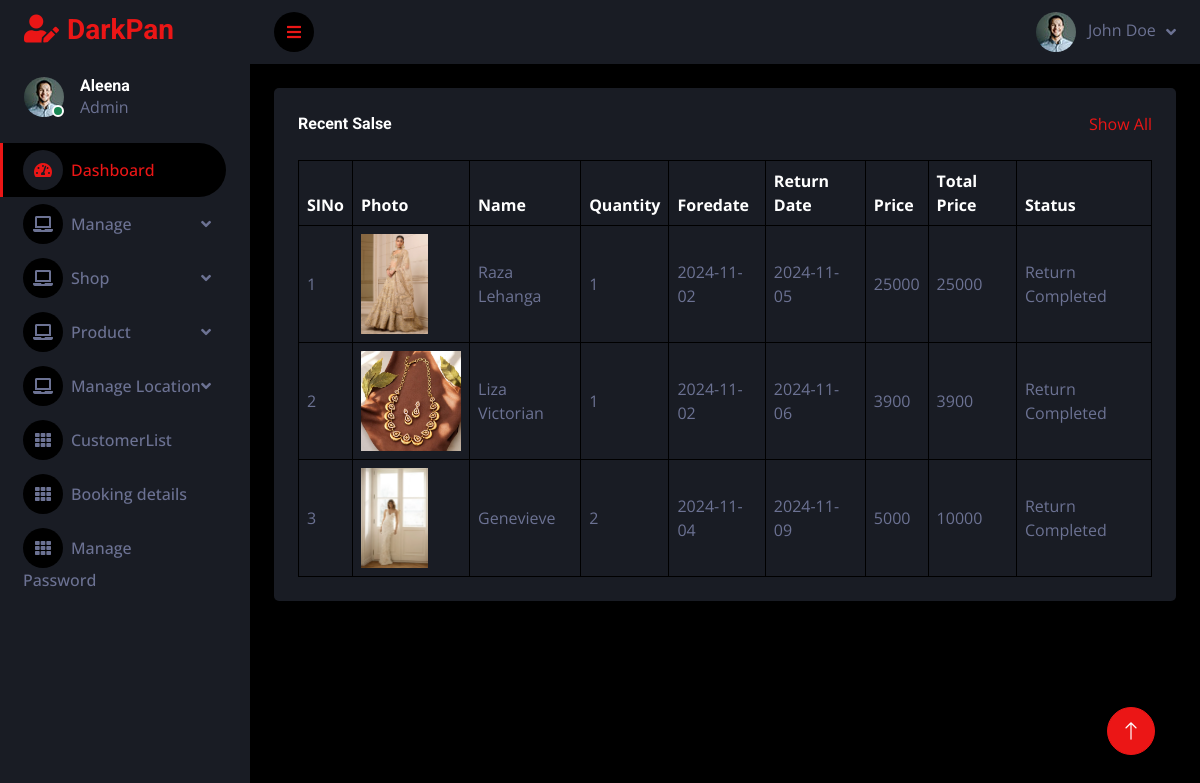
The app's page /Project/Admin/Homepage.php with its own data.
### tables this page shows
CREATE TABLE `tbl_cart` (
  `cart_id` int(11) NOT NULL,
  `cart_quantity` int(11) NOT NULL,
  `cart_status` int(11) NOT NULL DEFAULT 0,
  `product_id` int(11) NOT NULL,
  `booking_id` int(11) NOT NULL
);

CREATE TABLE `tbl_product` (
  `product_id` int(11) NOT NULL,
  `product_name` varchar(100) NOT NULL,
  `product_description` varchar(600) NOT NULL,
  `product_price` int(11) NOT NULL,
  `product_photo` varchar(100) NOT NULL,
  `subcategory_id` int(11) NOT NULL,
  `shop_id` int(11) NOT NULL,
  `material_id` int(11) NOT NULL,
  `product_vstatus` int(11) NOT NULL DEFAULT 0
);

CREATE TABLE `tbl_booking` (
  `booking_id` int(11) NOT NULL,
  `booking_date` varchar(10) NOT NULL,
  `booking_amount` int(11) NOT NULL,
  `booking_status` int(11) NOT NULL DEFAULT 0,
  `booking_foredate` varchar(10) NOT NULL,
  `booking_returningdate` varchar(10) NOT NULL,
  `user_id` int(11) NOT NULL
);

### Project/Admin/Homepage.php (the view, shortened to what this page needs)
<?php
include("../Assets/Connection/connection.php");
include("Head.php");
?>
            <div class="container-fluid pt-4 px-4">
                <div class="bg-secondary text-center rounded p-4">
                    <div class="d-flex align-items-center justify-content-between mb-4">
                        <h6 class="mb-0">Recent Salse</h6>
                        <a href="">Show All</a>
                    </div>
                    <div class="table-responsive">
    <table class="table text-start align-middle table-bordered table-hover mb-0">
        <thead class="text-white">
            <tr>
                <th scope="col">SINo</th>
                <th scope="col">Photo</th>
                <th scope="col">Name</th>
                <th scope="col">Quantity</th>
                <th scope="col">Foredate</th>
                <th scope="col">Return Date</th>
                <th scope="col">Price</th>
                <th scope="col">Total Price</th>
                <th scope="col">Status</th>
            </tr>
        </thead>
        <tbody>
            <?php
            $i = 0;
            $selQry = "SELECT * FROM tbl_booking b
                        INNER JOIN tbl_cart c ON b.booking_id = c.booking_id
                        INNER JOIN tbl_product p ON p.product_id = c.product_id
                        WHERE b.booking_status >= '2'";
            $result = $con->query($selQry);
            while ($row = $result->fetch_assoc()) {
                $i++;
            ?>
            <tr>
                <td><?php echo $i; ?></td>
                <td><img src="../Assets/Files/Product/Photos/<?php echo $row['product_photo']; ?>" class="img-fluid" style="max-width: 100px; max-height: 100px;" /></td>
                <td><?php echo $row['product_name']; ?></td>
                <td><?php echo $row['cart_quantity']; ?></td>
                <td><?php echo $row['booking_foredate']; ?></td>
                <td><?php echo $row['booking_returningdate']; ?></td>
                <td><?php echo $row['product_price']; ?></td>
                <td><?php echo $row['cart_quantity'] * $row['product_price']; ?></td>
                <td>
                    <?php
                    if ($row['cart_status'] == 1) {
                        echo "Order is being packed";
                    } else if ($row['cart_status'] == 2) {
                        echo "Order packed";
                    } else if ($row['cart_status'] == 3) {
                        echo "Order Shipped";
                    } else if ($row['cart_status'] == 4) {
                        echo "Delivered";
                    } else if ($row['cart_status'] == 6) {
                        echo "Return Completed";
                    }
                    ?>
                </td>
            </tr>
            <?php } ?>
        </tbody>
    </table>
</div>
                </div>
            </div>
            <?php
            include("Foot.php");
?>

### Project/Admin/Head.php (shortened to what this page needs)
<!DOCTYPE html>
<html lang="en">
<head>
    <link href="https://cdnjs.cloudflare.com/ajax/libs/font-awesome/5.10.0/css/all.min.css" rel="stylesheet">
    <link href="https://cdn.jsdelivr.net/npm/bootstrap-icons@1.4.1/font/bootstrap-icons.css" rel="stylesheet">
    <link href="../Assets/Templates/Admin/lib/owlcarousel/assets/owl.carousel.min.css" rel="stylesheet">
    <link href="../Assets/Templates/Admin/lib/tempusdominus/css/tempusdominus-bootstrap-4.min.css" rel="stylesheet" />
    <link href="../Assets/Templates/Admin/css/bootstrap.min.css" rel="stylesheet">
    <link href="../Assets/Templates/Admin/css/style.css" rel="stylesheet">
</head>
<body>
    <div class="container-fluid position-relative d-flex p-0">
        <div class="sidebar pe-4 pb-3">
            <nav class="navbar bg-secondary navbar-dark">
                <a href="../Assets/Templates/Admin/index.html" class="navbar-brand mx-4 mb-3">
                    <h3 class="text-primary"><i class="fa fa-user-edit me-2"></i>DarkPan</h3>
                </a>
                <div class="d-flex align-items-center ms-4 mb-4">
                    <div class="position-relative">
                        <img class="rounded-circle" src="../Assets/Templates/Admin/img/user.jpg" alt="" style="width: 40px; height: 40px;">
                        <div class="bg-success rounded-circle border border-2 border-white position-absolute end-0 bottom-0 p-1"></div>
                    </div>
                    <div class="ms-3">
                        <h6 class="mb-0">Aleena</h6>
                        <span>Admin</span>
                    </div>
                </div>
                <div class="navbar-nav w-100">
                    <a href="Homepage.php" class="nav-item nav-link active"><i class="fa fa-tachometer-alt me-2"></i>Dashboard</a>
                    <div class="nav-item dropdown">
                        <a href="#" class="nav-link dropdown-toggle" data-bs-toggle="dropdown"><i class="fa fa-laptop me-2"></i>Manage</a>
                        <div class="nav-item dropdown">
                        <a href="#" class="nav-link dropdown-toggle" data-bs-toggle="dropdown"><i class="fa fa-laptop me-2"></i>Shop</a>
                        <div class="nav-item dropdown">
                        <a href="#" class="nav-link dropdown-toggle" data-bs-toggle="dropdown"><i class="fa fa-laptop me-2"></i>Product</a>
                        <div class="nav-item dropdown">
                        <a href="#" class="nav-link dropdown-toggle" data-bs-toggle="dropdown"><i class="fa fa-laptop me-2"></i>Manage Location</a>
                        <a href="UserList.php" class="nav-item nav-link"><i class="fa fa-th me-2"></i>CustomerList</a>
                        <a href="ViewBooking.php" class="nav-item nav-link"><i class="fa fa-th me-2"></i>Booking details</a>
                        <a href="ChangePassword.php" class="nav-item nav-link"><i class="fa fa-th me-2"></i>Manage Password</a>
                </div>
            </nav>
        </div>
        <div class="content">
            <nav class="navbar navbar-expand bg-secondary navbar-dark sticky-top px-4 py-0">
                <a href="#" class="sidebar-toggler flex-shrink-0">
                    <i class="fa fa-bars"></i>
                </a>
                <div class="navbar-nav align-items-center ms-auto">
                    <div class="nav-item dropdown">
                        <a href="#" class="nav-link dropdown-toggle" data-bs-toggle="dropdown">
                            <img class="rounded-circle me-lg-2" src="../Assets/Templates/Admin/img/user.jpg" alt="" style="width: 40px; height: 40px;">
                            <span class="d-none d-lg-inline-flex">John Doe</span>
                        </a>
                    </div>
                </div>
            </nav>

### Project/Admin/Foot.php (shortened to what this page needs)
</div>
        <a href="#" class="btn btn-lg btn-primary btn-lg-square back-to-top"><i class="bi bi-arrow-up"></i></a>
    </div>
</body>
</html>

### Project/Assets/Templates/Admin/css/style.css (style rules this page uses)
:root { --primary: #EB1616; --secondary: #191C24; --light: #6C7293; --dark: #000000; }
.back-to-top { position: fixed; display: none; right: 45px; bottom: 45px; z-index: 99; }
.btn { transition: .5s; }
.btn-lg-square { width: 48px; height: 48px; }
.btn-square, .btn-sm-square, .btn-lg-square { padding: 0; display: inline-flex; align-items: center; justify-content: center; font-weight: normal; border-radius: 50px; }
.sidebar { position: fixed; top: 0; left: 0; bottom: 0; width: 250px; height: 100vh; overflow-y: auto; background: var(--secondary); transition: 0.5s; z-index: 999; }
.content { margin-left: 250px; min-height: 100vh; background: var(--dark); transition: 0.5s; }
@media (min-width: 992px) { .sidebar { margin-left: 0; } }
@media (min-width: 992px) { .content { width: calc(100% - 250px); } }
.sidebar .navbar .navbar-nav .nav-link { padding: 7px 20px; color: var(--light); font-weight: 500; border-left: 3px solid var(--secondary); border-radius: 0 30px 30px 0; outline: none; }
.sidebar .navbar .navbar-nav .nav-link:hover, .sidebar .navbar .navbar-nav .nav-link.active { color: var(--primary); background: var(--dark); border-color: var(--primary); }
.sidebar .navbar .navbar-nav .nav-link i { width: 40px; height: 40px; display: inline-flex; align-items: center; justify-content: center; background: var(--dark); border-radius: 40px; }
.sidebar .navbar .navbar-nav .nav-link:hover i, .sidebar .navbar .navbar-nav .nav-link.active i { background: var(--secondary); }
.sidebar .navbar .dropdown-toggle::after { position: absolute; top: 15px; right: 15px; border: none; content: "\f107"; font-family: "Font Awesome 5 Free"; font-weight: 900; transition: .5s; }
.content .navbar .navbar-nav .nav-link { margin-left: 25px; padding: 12px 0; color: var(--light); outline: none; }
.content .navbar .sidebar-toggler, .content .navbar .navbar-nav .nav-link i { width: 40px; height: 40px; display: inline-flex; align-items: center; justify-content: center; background: var(--dark); border-radius: 40px; }
.content .navbar .dropdown-toggle::after { margin-left: 6px; vertical-align: middle; border: none; content: "\f107"; font-family: "Font Awesome 5 Free"; font-weight: 900; transition: .5s; }

### records on screen
tbl_cart: product.product_photo (picture), product.product_name "Raza Lehanga", cart_quantity "1", booking.booking_foredate "2024-11-02", booking.booking_returningdate "2024-11-05", product.product_price "25000", $row['cart_quantity']*$row['product_price'] "25000", cart_status "Return Completed"
tbl_cart: product.product_photo (picture), product.product_name "Liza Victorian", cart_quantity "1", booking.booking_foredate "2024-11-02", booking.booking_returningdate "2024-11-06", product.product_price "3900", $row['cart_quantity']*$row['product_price'] "3900", cart_status "Return Completed"
tbl_cart: product.product_photo (picture), product.product_name "Genevieve", cart_quantity "2", booking.booking_foredate "2024-11-04", booking.booking_returningdate "2024-11-09", product.product_price "5000", $row['cart_quantity']*$row['product_price'] "10000", cart_status "Return Completed"
